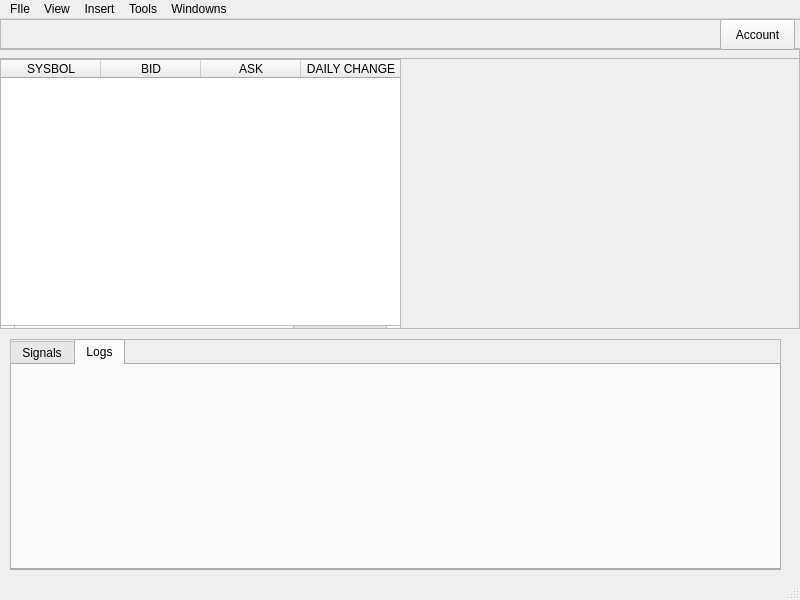
<?xml version="1.0" encoding="UTF-8"?>
<ui version="4.0">
 <class>MainWindow</class>
 <widget class="QMainWindow" name="MainWindow">
  <property name="geometry">
   <rect>
    <x>0</x>
    <y>0</y>
    <width>800</width>
    <height>600</height>
   </rect>
  </property>
  <property name="windowTitle">
   <string>MainWindow</string>
  </property>
  <widget class="QWidget" name="centralwidget">
   <widget class="QFrame" name="frame">
    <property name="geometry">
     <rect>
      <x>-1</x>
      <y>29</y>
      <width>801</width>
      <height>281</height>
     </rect>
    </property>
    <property name="frameShape">
     <enum>QFrame::StyledPanel</enum>
    </property>
    <property name="frameShadow">
     <enum>QFrame::Raised</enum>
    </property>
    <widget class="QScrollArea" name="scrollArea">
     <property name="geometry">
      <rect>
       <x>0</x>
       <y>10</y>
       <width>801</width>
       <height>271</height>
      </rect>
     </property>
     <property name="widgetResizable">
      <bool>true</bool>
     </property>
     <widget class="QWidget" name="scrollAreaWidgetContents_2">
      <property name="geometry">
       <rect>
        <x>0</x>
        <y>0</y>
        <width>799</width>
        <height>269</height>
       </rect>
      </property>
      <widget class="QTableWidget" name="tableWidget">
       <property name="geometry">
        <rect>
         <x>0</x>
         <y>0</y>
         <width>401</width>
         <height>281</height>
        </rect>
       </property>
       <column>
        <property name="text">
         <string>SYSBOL</string>
        </property>
       </column>
       <column>
        <property name="text">
         <string>BID</string>
        </property>
       </column>
       <column>
        <property name="text">
         <string>ASK</string>
        </property>
       </column>
       <column>
        <property name="text">
         <string>DAILY CHANGE</string>
        </property>
       </column>
      </widget>
     </widget>
    </widget>
   </widget>
   <widget class="QFrame" name="frame_2">
    <property name="geometry">
     <rect>
      <x>10</x>
      <y>320</y>
      <width>771</width>
      <height>231</height>
     </rect>
    </property>
    <property name="frameShape">
     <enum>QFrame::StyledPanel</enum>
    </property>
    <property name="frameShadow">
     <enum>QFrame::Raised</enum>
    </property>
    <widget class="QTabWidget" name="tabWidget">
     <property name="geometry">
      <rect>
       <x>0</x>
       <y>0</y>
       <width>771</width>
       <height>231</height>
      </rect>
     </property>
     <property name="currentIndex">
      <number>1</number>
     </property>
     <widget class="QWidget" name="tab">
      <attribute name="title">
       <string>Signals</string>
      </attribute>
     </widget>
     <widget class="QWidget" name="tab_2">
      <attribute name="title">
       <string>Logs</string>
      </attribute>
     </widget>
    </widget>
   </widget>
   <widget class="QFrame" name="frame_3">
    <property name="geometry">
     <rect>
      <x>0</x>
      <y>0</y>
      <width>801</width>
      <height>31</height>
     </rect>
    </property>
    <property name="frameShape">
     <enum>QFrame::StyledPanel</enum>
    </property>
    <property name="frameShadow">
     <enum>QFrame::Raised</enum>
    </property>
    <widget class="QPushButton" name="pushButton">
     <property name="geometry">
      <rect>
       <x>720</x>
       <y>0</y>
       <width>75</width>
       <height>31</height>
      </rect>
     </property>
     <property name="text">
      <string>Account</string>
     </property>
    </widget>
   </widget>
  </widget>
  <widget class="View" name="menubar">
   <property name="geometry">
    <rect>
     <x>0</x>
     <y>0</y>
     <width>800</width>
     <height>22</height>
    </rect>
   </property>
   <widget class="QMenu" name="menuFIle">
    <property name="title">
     <string>FIle</string>
    </property>
    <addaction name="actionRefresh"/>
    <addaction name="actionClose"/>
    <addaction name="separator"/>
    <addaction name="actionExit"/>
   </widget>
   <widget class="QMenu" name="menuView">
    <property name="title">
     <string>View</string>
    </property>
    <addaction name="actionSysbols"/>
    <addaction name="separator"/>
    <addaction name="actionMarket_Watch"/>
    <addaction name="actionIndicator"/>
    <addaction name="actionToolbox"/>
    <addaction name="separator"/>
    <addaction name="actionFull_Screen"/>
   </widget>
   <widget class="QMenu" name="menuInseart">
    <property name="title">
     <string>Insert</string>
    </property>
    <addaction name="actionIndicator_2"/>
    <addaction name="actionScript"/>
   </widget>
   <widget class="QMenu" name="menuTools">
    <property name="title">
     <string>Tools</string>
    </property>
    <addaction name="actionOptions"/>
   </widget>
   <widget class="QMenu" name="menuWindowns">
    <property name="title">
     <string>Windowns</string>
    </property>
   </widget>
   <addaction name="menuFIle"/>
   <addaction name="menuView"/>
   <addaction name="menuInseart"/>
   <addaction name="menuTools"/>
   <addaction name="menuWindowns"/>
  </widget>
  <widget class="QStatusBar" name="statusbar"/>
  <action name="actionRefresh">
   <property name="icon">
    <iconset theme="applications-engineering"/>
   </property>
   <property name="text">
    <string>Refresh</string>
   </property>
  </action>
  <action name="actionClose">
   <property name="text">
    <string>Close</string>
   </property>
  </action>
  <action name="actionExit">
   <property name="text">
    <string>Exit</string>
   </property>
  </action>
  <action name="actionSysbols">
   <property name="text">
    <string>Sysbols</string>
   </property>
  </action>
  <action name="actionMarket_Watch">
   <property name="text">
    <string>Market Watch</string>
   </property>
  </action>
  <action name="actionIndicator">
   <property name="text">
    <string>Indicator</string>
   </property>
  </action>
  <action name="actionToolbox">
   <property name="text">
    <string>Toolbox</string>
   </property>
  </action>
  <action name="actionFull_Screen">
   <property name="text">
    <string>Full Screen</string>
   </property>
  </action>
  <action name="actionIndicator_2">
   <property name="text">
    <string>Indicator</string>
   </property>
  </action>
  <action name="actionScript">
   <property name="text">
    <string>Script</string>
   </property>
  </action>
  <action name="actionOptions">
   <property name="text">
    <string>Options</string>
   </property>
  </action>
 </widget>
 <customwidgets>
  <customwidget>
   <class>View</class>
   <extends>QMenuBar</extends>
   <header>view.h</header>
  </customwidget>
 </customwidgets>
 <resources/>
 <connections/>
</ui>
